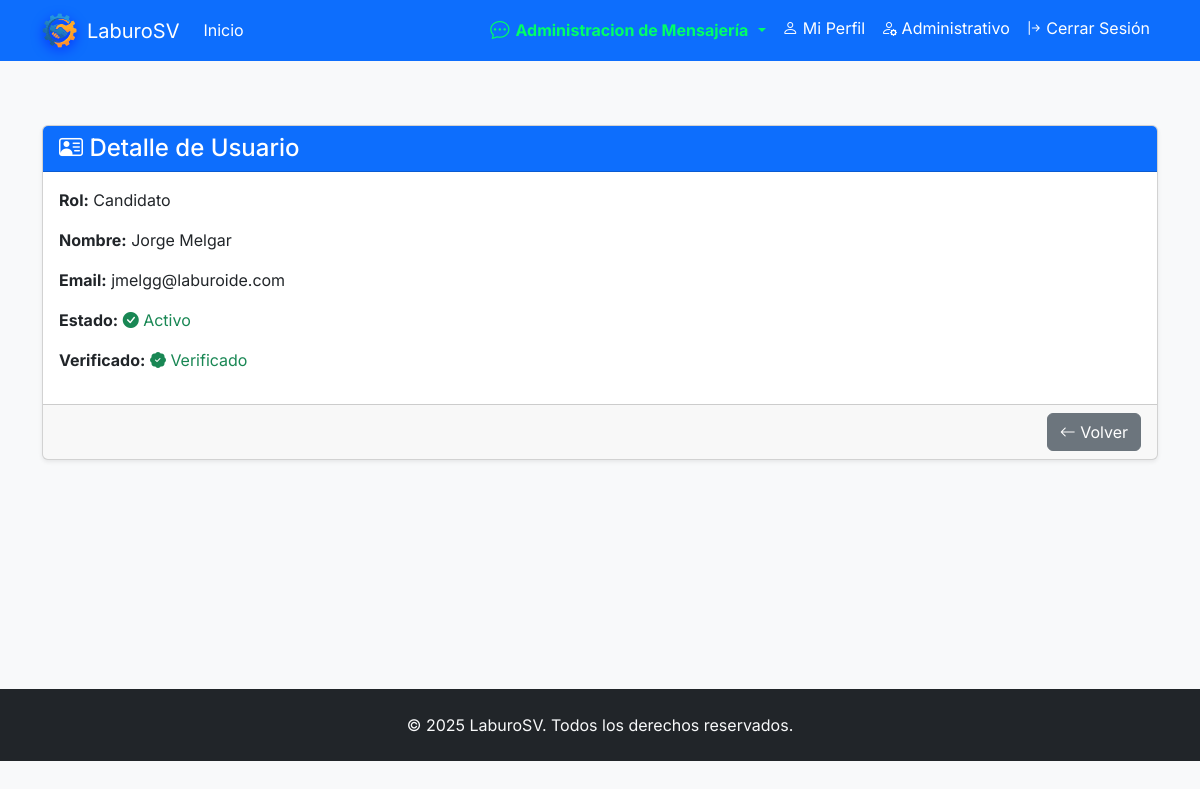
Page /adminpanel/usuarios/detalle/2/ (signed in) on the committed database.
### usuarios/models.py (models this page shows, shortened)
class Usuario(AbstractUser):
    ROLES = [
        ('admin', 'Administrador'),
        ('empresa', 'Empresa'),
        ('candidato', 'Candidato'),
    ]
    rol = models.CharField(max_length=20, choices=ROLES)
    verificado = models.BooleanField(default=False)
    fecha_registro = models.DateTimeField(auto_now_add=True)
    codigo_verificacion = models.CharField(max_length=6, blank=True, null=True)

### adminpanel/views.py (the view)
# urls.py: path('usuarios/detalle/<int:usuario_id>/', usuario_detalle, name='usuario_detalle'),
@solo_admin
def usuario_detalle(request, usuario_id):
    usuario = get_object_or_404(Usuario, id=usuario_id)
    if usuario.rol == "candidato":
        volver_url = reverse("adminpanel:listar_candidatos")
    elif usuario.rol == "empresa":
        volver_url = reverse("adminpanel:listar_empresas")
    else:
        volver_url = reverse("adminpanel:dashboard_admin")  # fallback
    contexto = {
        "usuario": usuario,
        "volver_url": volver_url
    }
    return render(request, "admin/usuarios/usuario_detalle.html", contexto)

### templates/admin/usuarios/usuario_detalle.html
{% extends "base.html" %}
{% block content %}
<div class="container mt-4">
    <div class="card shadow-sm">
        <div class="card-header bg-primary text-white">
            <h4 class="mb-0">
                <i class="bi bi-person-vcard"></i>
                Detalle de Usuario
            </h4>
        </div>
        <div class="card-body">
            <p><strong>Rol:</strong> {{ usuario.get_rol_display }}</p>
            {% if usuario.rol == "empresa" %}
                <p><strong>Nombre de la Empresa:</strong> {{ usuario.first_name }}</p>
            {% else %}
                <p><strong>Nombre:</strong> {{ usuario.first_name }} {{ usuario.last_name }}</p>
            {% endif %}
            <p><strong>Email:</strong> {{ usuario.email }}</p>
            <p><strong>Estado:</strong>
                {% if usuario.is_active %}
                    <span class="text-success"><i class="bi bi-check-circle-fill"></i> Activo</span>
                {% else %}
                    <span class="text-danger"><i class="bi bi-x-circle-fill"></i> Inactivo</span>
                {% endif %}
            </p>
            <p><strong>Verificado:</strong>
                {% if usuario.verificado %}
                    <span class="text-success"><i class="bi bi-patch-check-fill"></i> Verificado</span>
                {% else %}
                    <span class="text-danger"><i class="bi bi-x-circle-fill"></i> No Verificado</span>
                {% endif %}
            </p>
        </div>
        <div class="card-footer text-end">
            <a href="{{ volver_url }}" class="btn btn-secondary">
                <i class="bi bi-arrow-left"></i> Volver
            </a>
        </div>
    </div>
</div>
{% endblock %}

### static/css/custom.css (style rules this page uses)
:root { --brand-color: #0d6efd; --bg-soft: #f8f9fa; }
html, body { height: 100%; }
body { font-family: 'Inter', system-ui, -apple-system, 'Segoe UI', Roboto, 'Helvetica Neue', Arial; background-color: var(--bg-soft); color: #222; }

### rows in the picture
Usuario: rol "Candidato", first_name "Jorge", last_name "Melgar", email "jmelgg@laburoide.com"
